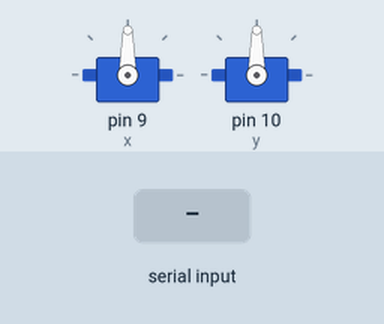
This sketch was run on a simulated Arduino Uno, built with avr-gcc and run on an emulated ATmega328P. Parts: 2 × servo. Inputs (shaded band) come from the test bench.

Above: at 1.3 s.
1.4 s: "X" received over Serial
At 2.0 s:
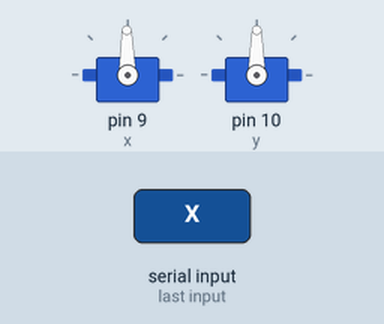
2.9 s: "Y" received over Serial
At 3.2 s:
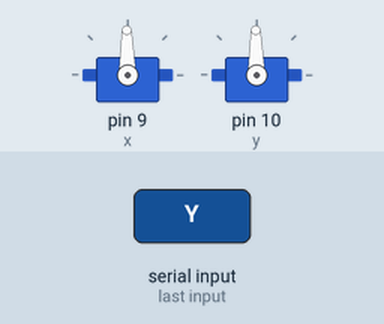
Timing chart, 0 to 5.9 s (numbered marks = the images above; inputs shaded):
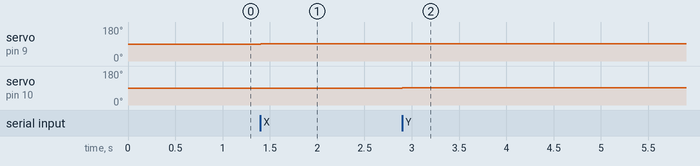

Measured:
- after the input at 1.4 s, servo on pin 9 (x): 90° → 91° at once
- after the input at 2.9 s, servo on pin 10 (y): 90° → 91° at once

The sketch:

Robo_CORE_neck.ino
```cpp
/*
Robo_CORE_neck -- This is for the head movement
*/

#include <Servo.h>

Servo x;
Servo y;
int c=0;
int xpos = 90, ypos = 90;
char data;
int speed = 1;
void setup() {
  Serial.begin(9600);
  x.attach(9);
  y.attach(10);

  delay(10);

  x.write(xpos);
  y.write(ypos);
  delay(100);

}

void loop() {
  data = Serial.read();
  if (data == 'X') {
    xpos += speed;
  }

  if (data == 'Y') {
    ypos += speed;
  }

  if (data == 'x') {
    xpos -= speed;
  }

  if (data == 'y') {
    ypos -= speed;
  }

  x.write(xpos);
  y.write(ypos);

}
```
